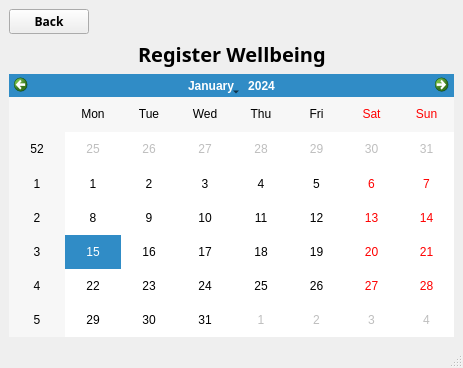
<?xml version="1.0" encoding="UTF-8"?>
<ui version="4.0">
 <class>MainWindow</class>
 <widget class="QMainWindow" name="MainWindow">
  <property name="geometry">
   <rect>
    <x>0</x>
    <y>0</y>
    <width>463</width>
    <height>368</height>
   </rect>
  </property>
  <property name="windowTitle">
   <string>MainWindow</string>
  </property>
  <widget class="QWidget" name="centralwidget">
   <layout class="QVBoxLayout" name="verticalLayout_2">
    <item>
     <layout class="QVBoxLayout" name="verticalLayout">
      <item>
       <layout class="QHBoxLayout" name="horizontalLayout_2">
        <item>
         <widget class="QPushButton" name="pushButton">
          <property name="font">
           <font>
            <family>Segoe UI Variable Display Semib</family>
            <weight>75</weight>
            <bold>true</bold>
           </font>
          </property>
          <property name="text">
           <string>Back</string>
          </property>
         </widget>
        </item>
        <item>
         <spacer name="horizontalSpacer_3">
          <property name="orientation">
           <enum>Qt::Horizontal</enum>
          </property>
          <property name="sizeHint" stdset="0">
           <size>
            <width>40</width>
            <height>20</height>
           </size>
          </property>
         </spacer>
        </item>
       </layout>
      </item>
      <item>
       <layout class="QHBoxLayout" name="horizontalLayout">
        <item>
         <spacer name="horizontalSpacer">
          <property name="orientation">
           <enum>Qt::Horizontal</enum>
          </property>
          <property name="sizeHint" stdset="0">
           <size>
            <width>40</width>
            <height>20</height>
           </size>
          </property>
         </spacer>
        </item>
        <item>
         <widget class="QLabel" name="label">
          <property name="font">
           <font>
            <family>Segoe UI Variable Display Semib</family>
            <pointsize>15</pointsize>
            <weight>75</weight>
            <italic>false</italic>
            <bold>true</bold>
            <underline>false</underline>
           </font>
          </property>
          <property name="text">
           <string>Register Wellbeing</string>
          </property>
         </widget>
        </item>
        <item>
         <spacer name="horizontalSpacer_2">
          <property name="orientation">
           <enum>Qt::Horizontal</enum>
          </property>
          <property name="sizeHint" stdset="0">
           <size>
            <width>40</width>
            <height>20</height>
           </size>
          </property>
         </spacer>
        </item>
       </layout>
      </item>
     </layout>
    </item>
    <item>
     <widget class="QCalendarWidget" name="calendarWidget"/>
    </item>
   </layout>
  </widget>
  <widget class="QMenuBar" name="menubar">
   <property name="geometry">
    <rect>
     <x>0</x>
     <y>0</y>
     <width>463</width>
     <height>22</height>
    </rect>
   </property>
  </widget>
  <widget class="QStatusBar" name="statusbar"/>
 </widget>
 <resources/>
 <connections/>
</ui>
